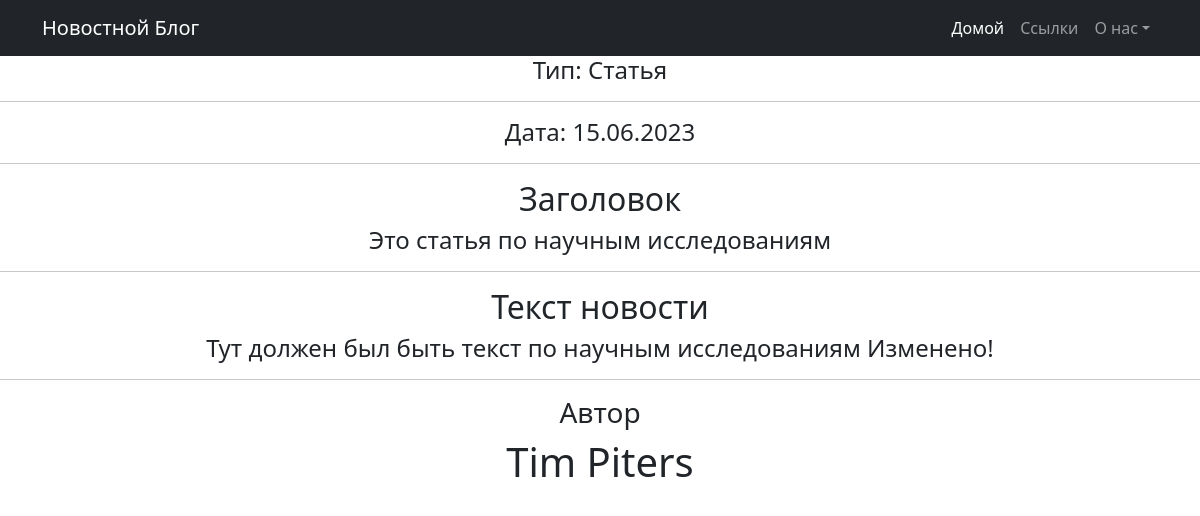
The page /posts/news/2/ on the database its author committed.
### postnews/models.py (models this page shows, shortened)
class Post(models.Model):
	id_author = models.ForeignKey(Author, on_delete= models.CASCADE)
	post_or_new = models.CharField(max_length=20,
								   choices= POSSTING)
	time_create = models.DateTimeField(auto_now_add= True)
	id_post_category = models.ManyToManyField(Category, through= 'PostCategory')
	article_title_news = models.CharField(max_length= 50)
	main_text = models.TextField()
	rating = models.IntegerField(validators=[MinValueValidator(0)], default= 0)

class Author(models.Model):
	id_user = models.OneToOneField(User, on_delete= models.CASCADE)
	name = models.CharField(max_length= 20, default= 'NoName')
	rating = models.IntegerField(validators=[MinValueValidator(0)], default= 0)
	def __str__(self):
		return self.name

### postnews/views.py (the view)
# urls.py: path('news/<int:pk>/', NewsDetail.as_view(), name= 'news_detail'),
class NewsDetail(DetailView):
	model = Post
	template_name = 'news_detail.html'
	context_object_name = 'news'

### postnews/templatetags/censor.py (called while the page is built)
@register.filter()
def censor(value):
    words = ['редиска']
    text_one = value.split()
    main_text = ''
    for word in text_one:
        if word in words:
            censor = f'{word[:1]}' + (len(word)-1) * '*'
            if main_text == '':
                main_text += censor
            else:
                main_text += ' ' + censor
        elif main_text == '':
            main_text += word
        else:
            main_text += ' ' + word
    return f'{main_text}'

### templates/news_detail.html (shortened to what this page needs)
<!DOCTYPE html>
{% extends 'flatpages/default.html' %}
{% load censor %}
{% block content %}
<h4>Тип: {{news.post_or_new}}</h4>
<hr>
<h4>Дата: {{news.time_create|date:"d.m.Y"}}</h4>
<hr>
<h2>Заголовок</h2>
<h4>{{news.article_title_news|censor}}</h4>
<hr>
<h2>Текст новости</h2>
<h4>{{news.main_text|censor}}
	<hr>
	<h3>Автор</h3>
	<h1>{{news.id_author}}<h1>
<p>&nbsp;</p>
{% endblock content%}

### rows shown on the page
Post: post_or_new "Статья", time_create "15.06.2023", article_title_news|censor "Это статья по научным исследованиям", main_text|censor "Тут должен был быть текст по научным исследованиям Изменено!", id_author "Tim Piters"
